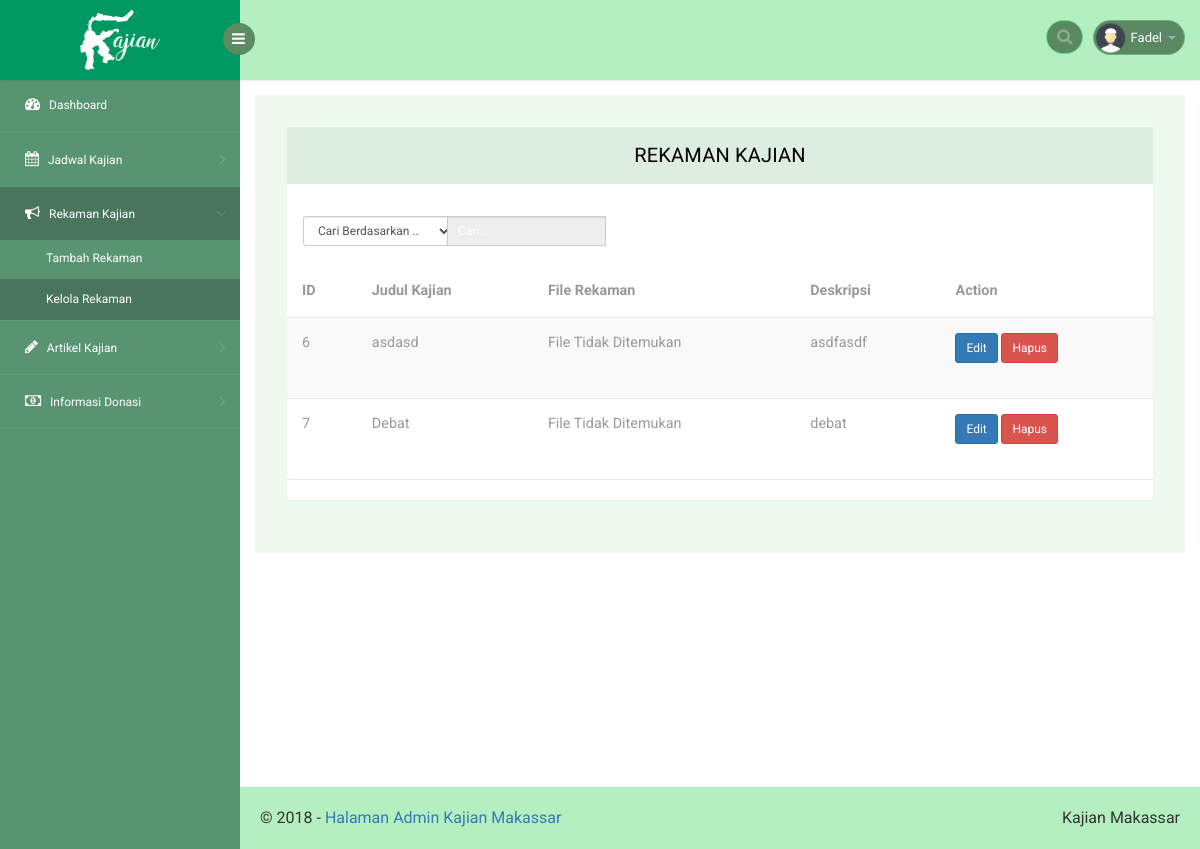
The app's page /web/rekamankajian.php (signed in) with its own data.
### tables this page shows
CREATE TABLE `rekaman_kajian` (
  `id` int(11) NOT NULL,
  `judul` varchar(50) NOT NULL,
  `rekaman` text NOT NULL,
  `deskripsi` text NOT NULL,
  `tanggal` date NOT NULL,
  `jam` time NOT NULL
);

### web/connect.php (called while the page is built, shortened)
<?php
	$link = "http://localhost/kajian-sunnah/web";
 ?>

### web/rekamankajian.php (the view, shortened to what this page needs)
<?php
include "connect.php";
if (!isset($_SESSION['nama_user'])) {
  header('location:'.$link.'/login.php');
}elseif (isset($_SESSION['nama_user'])) {
 ?>
 <!DOCTYPE html>
 <head>
    <link rel="stylesheet" href="css/bootstrap.min.css" >
    <link href="css/style.css" rel='stylesheet' type='text/css' />
    <link href="css/style-responsive.css" rel="stylesheet"/>
    <link rel="stylesheet" href="css/font.css" type="text/css"/>
    <link href="css/font-awesome.css" rel="stylesheet">
    <link rel="stylesheet" href="css/morris.css" type="text/css"/>
    <link rel="stylesheet" href="css/monthly.css">
</head>
<body>
    <section id="container">
        <header class="header fixed-top clearfix">
            <div class="brand">
                <a href="index.php" class="logo">
                    <b><img src="images/text-logo.png" style="width:80px;left:50%;top:50%;position:absolute;margin-top:-30px;margin-left:-40px" alt=""></b>
                </a>
                <div class="sidebar-toggle-box">
                    <div class="fa fa-bars"></div>
                </div>
            </div>
            <div class="top-nav clearfix">
                <ul class="nav pull-right top-menu">
                    <li>
                        <input type="text" class="form-control search" placeholder=" Search">
                    </li>
                    <li class="dropdown">
                        <a data-toggle="dropdown" class="dropdown-toggle" href="#">
                            <img alt="" src="images/2.png">
                            <span class="username"><?php echo $_SESSION['nama_user']; ?></span>
                            <b class="caret"></b>
                        </a>
                    </li>
                </ul>
            </div>
        </header>
        <aside>
            <div id="sidebar" class="nav-collapse">
                <div class="leftside-navigation">
                    <ul class="sidebar-menu" id="nav-accordion">
                        <li>
                            <a href="index.php">
                                <i class="fa fa-dashboard"></i>
                                <span>Dashboard</span>
                            </a>
                        </li>
                        <li class="sub-menu">
                          <a href="javascript:;">
                            <i class="fa fa-calendar"></i>
                            <span>Jadwal Kajian</span>
                          </a>
                        </li>
                        <li class="sub-menu">
                          <a class="active" href="javascript:;">
                            <i class="fa fa-bullhorn"></i>
                            <span>Rekaman Kajian</span>
                          </a>
                          <ul class="sub">
                            <li><a href="tambahrekaman.php">Tambah Rekaman</a></li>
                            <li><a class="active" href="rekamankajian.php">Kelola Rekaman</a></li>
                          </ul>
                        </li>
                        <li class="sub-menu">
                          <a href="javascript:;">
                            <i class="fa fa-pencil"></i>
                            <span>Artikel Kajian</span>
                          </a>
                        </li>
                        <li class="sub-menu">
                          <a href="javascript:;">
                            <i class="fa fa-money"></i>
                            <span>Informasi Donasi</span>
                          </a>
                        </li>
                    </ul>
                </div>
            </div>
        </aside>
        <section id="main-content">
         <section class="wrapper">
          <div class="table-agile-info">
           <div class="panel panel-default">
              <div class="panel-heading">
               Rekaman Kajian
              </div>
              <div class="row w3-res-tb">
                <div class="col-sm-2 m-b-xs">
                  <select id="indeks" onchange="FunctionOnChange()" class="input-sm form-control w-sm inline v-middle">
                    <option value="0">Cari Berdasarkan ..</option>
                  </select>
                </div>
                <div class="col-sm-3">
                  <div class="input-group">
                    <input id="myInput" type="text" onkeyup="myFunction()" class="input-sm form-control" placeholder="Cari .." disabled>
                  </div>
                </div>
              </div>
              <div>
                <div class="table-responsive">
                <table id="myTable" class="table table-striped b-t b-light">
                  <thead>
                    <tr>
                      <th data-breakpoints="xs">ID</th>
                      <th>Judul Kajian</th>
                      <th>File Rekaman</th>
                      <th>Deskripsi</th>
                      <th>Action</th>
                    </tr>
                  </thead>
                  <tbody>
                    <?php
                      $query = "SELECT * FROM rekaman_kajian";
                      $result = $conn->query($query);
                      while ($row = $result->fetch_assoc()) {
                     ?>
                    <tr>
                      <td><?php echo $row['id']; ?></td>
                      <td>
                        <div class="table-cell-inner"><?php echo $row['judul'];?></div>
                      </td>
                      <td>
                        <?php
                          if (file_exists("file/".$row['rekaman'])==1) {
                            ?>
                            <audio controls>
                              <source src="file/<?php echo $row['rekaman']; ?>" />
                            </audio>
                            <?php
                          } else{
                            echo "File Tidak Ditemukan";
                          }?><br>
                      </td>
                      <td>
                        <div class="table-cell-inner"><?php echo $row['deskripsi']; ?></div>
                      </td>
                      <td>
                        <button type="button" class="btn btn-sm btn-primary" data-toggle="modal" data-target="#myModal<?php echo $row['id'] ?>">Edit</button>
                        <a onclick="return confirm('Hapus Rekaman <?php echo $row['judul']; ?>?')" href="<?php echo $link; ?>/proses/crud-rekaman.php?hapus=<?php echo $row['id'] ?>"><button type="button" class="btn btn-sm btn-danger">Hapus</button></a>
                      </td>
                    </tr>
                    <?php } ?>
                  </tbody>
                </table></div>
              </div>
            </div>
          </div>
         </section>
         <div class="footer" style="margin-top:150px">
            <div class="pull-right d-none d-sm-inline-block">Kajian Makassar
            </div>
            &copy; 2018 - <a href="#">Halaman Admin Kajian Makassar</a>
          </div>
       </section>
</section>
</body>
</html>
<?php
}
?>

### records on screen
rekaman_kajian: id "6", judul "asdasd", shows "File Tidak Ditemukan", deskripsi "asdfasdf"
rekaman_kajian: id "7", judul "Debat", shows "File Tidak Ditemukan", deskripsi "debat"

### other values on screen
$_SESSION['nama_user'] "Fadel"
